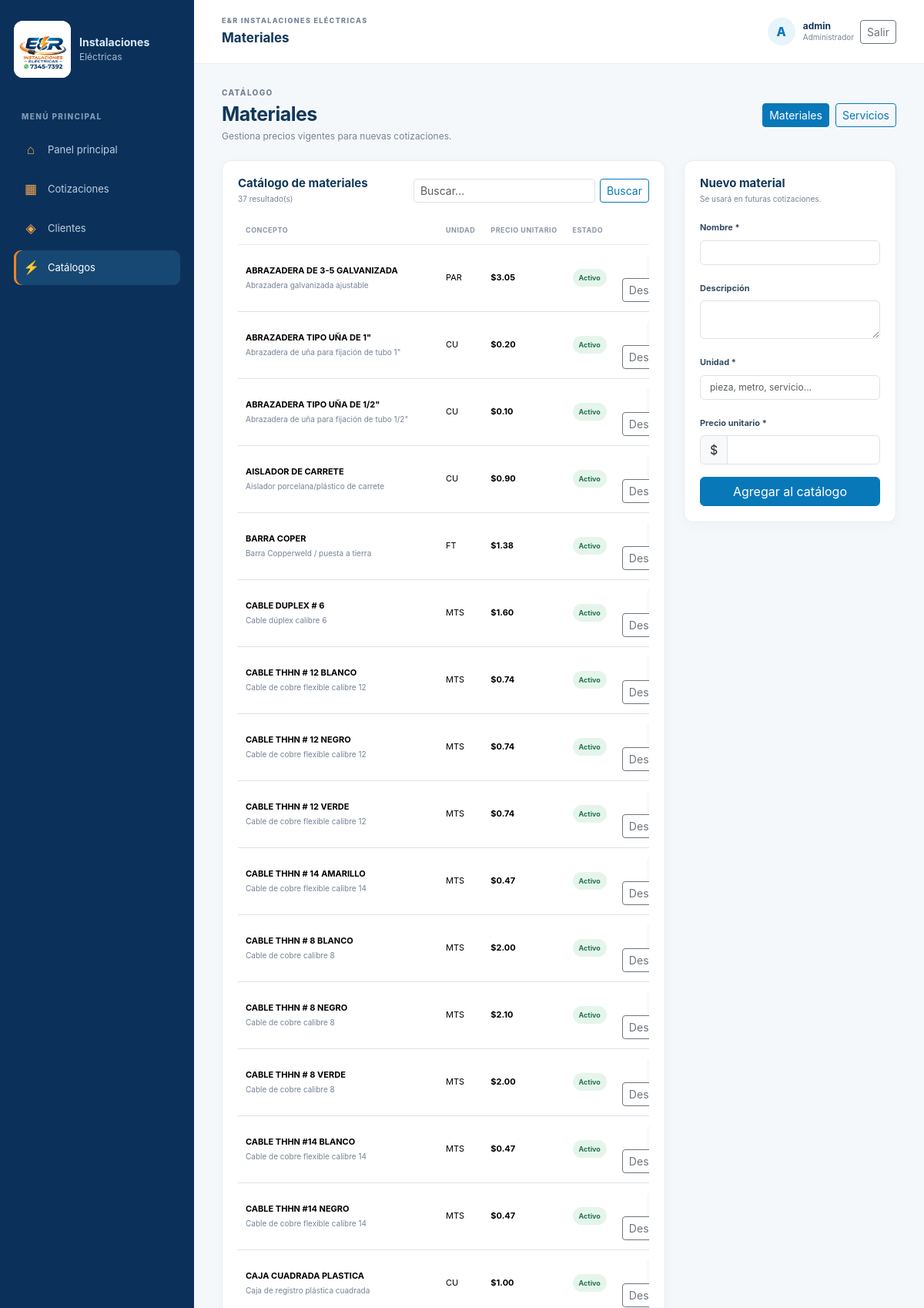
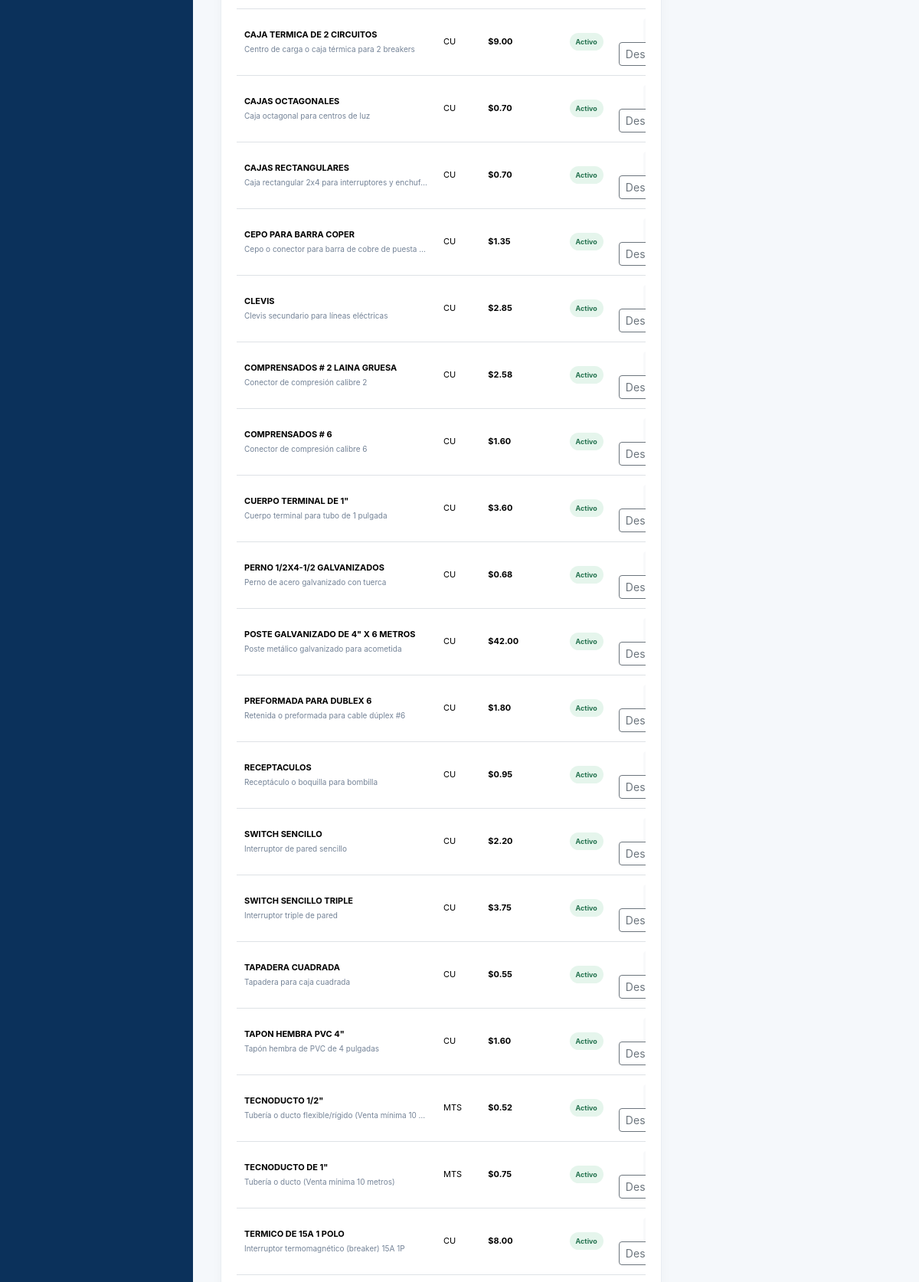
Page /materials.php (signed in, upper part) on the committed database (2 pictures, top to bottom).
### tables this page shows
CREATE TABLE `materiales` (
  `id` bigint(20) UNSIGNED NOT NULL,
  `nombre` varchar(160) NOT NULL,
  `descripcion` text DEFAULT NULL,
  `unidad` varchar(40) NOT NULL,
  `precio_unitario` decimal(12,2) NOT NULL,
  `activo` tinyint(1) NOT NULL DEFAULT 1,
  `creado_en` timestamp NOT NULL DEFAULT current_timestamp(),
  `actualizado_en` timestamp NOT NULL DEFAULT current_timestamp() ON UPDATE current_timestamp()
);

### public/materials.php (called while the page is built, shortened)
<?php
require __DIR__ . '/../app/catalog.php';
render_catalog_page('material');

### app/bootstrap.php (called while the page is built, shortened)
<?php
$config = require __DIR__ . '/../config/config.php';
date_default_timezone_set($config['timezone']);
require_once __DIR__ . '/helpers.php';
function app_config(): array
{
    global $config;
    return $config;
}
function db(): PDO
{
    $database = app_config()['database'];
    $dsn = sprintf(
        'mysql:host=%s;port=%d;dbname=%s;charset=%s',
        $database['host'],
        $database['port'],
        $database['name'],
        $database['charset']
    );
    $connection = new PDO($dsn, $database['username'], $database['password'], [
        PDO::ATTR_ERRMODE => PDO::ERRMODE_EXCEPTION,
        PDO::ATTR_DEFAULT_FETCH_MODE => PDO::FETCH_ASSOC,
        PDO::ATTR_EMULATE_PREPARES => false,
    ]);
    return $connection;
}
function e(string $value): string
{
    return htmlspecialchars($value, ENT_QUOTES | ENT_SUBSTITUTE, 'UTF-8');
}

### app/helpers.php (called while the page is built, shortened)
<?php
function format_money(string|int|float $amount): string
{
    return '$' . number_format((float) $amount, 2, '.', ',');
}
    ?>

### app/catalog.php (the view, shortened to what this page needs)
<?php
require __DIR__ . '/bootstrap.php';
function render_catalog_page(string $type): void
{
    $table = $type === 'material' ? 'materiales' : 'servicios';
    $singular = $type === 'material' ? 'material' : 'servicio';
    $plural = $type === 'material' ? 'materiales' : 'servicios';
    $pageKey = $type === 'material' ? 'materials' : 'services';
    $pageTitle = $type === 'material' ? 'Materiales' : 'Servicios y mano de obra';
    $form = ['nombre' => '', 'descripcion' => '', 'unidad' => '', 'precio_unitario' => ''];
    $editingId = filter_input(INPUT_GET, 'edit', FILTER_VALIDATE_INT) ?: 0;
    $search = trim((string) ($_GET['q'] ?? ''));
    $statement = db()->prepare(
        "SELECT id, nombre, descripcion, unidad, precio_unitario, activo
         FROM {$table}
         WHERE (:search = '' OR nombre LIKE :name_search OR descripcion LIKE :description_search)
         ORDER BY activo DESC, nombre ASC"
    );
    $term = '%' . $search . '%';
    $statement->execute(['search' => $search, 'name_search' => $term, 'description_search' => $term]);
    $items = $statement->fetchAll();
    require __DIR__ . '/views/header.php';
    ?>
    <div class="page-heading">
        <div><div class="eyebrow">CATÁLOGO</div><h1><?= e($pageTitle) ?></h1><p>Gestiona precios vigentes para nuevas cotizaciones.</p></div>
        <div class="catalog-switch">
            <a class="btn btn-sm <?= $type === 'material' ? 'btn-primary' : 'btn-outline-primary' ?>" href="materials.php">Materiales</a>
            <a class="btn btn-sm <?= $type === 'servicio' ? 'btn-primary' : 'btn-outline-primary' ?>" href="services.php">Servicios</a>
        </div>
    </div>
    <div class="row g-4">
        <div class="col-12 col-xl-8 order-2 order-xl-1">
            <section class="data-card">
                <div class="card-heading">
                    <div><h2>Catálogo de <?= e($plural) ?></h2><p><?= count($items) ?> resultado(s)</p></div>
                    <form method="get" class="search-form"><input class="form-control form-control-sm" type="search" name="q" placeholder="Buscar..." value="<?= e($search) ?>"><button class="btn btn-outline-primary btn-sm">Buscar</button></form>
                </div>
                <div class="table-responsive">
                    <table class="table align-middle data-table">
                        <thead><tr><th>Concepto</th><th>Unidad</th><th>Precio unitario</th><th>Estado</th><th class="text-end">Acciones</th></tr></thead>
                        <tbody>
                        <?php foreach ($items as $item): ?>
                            <tr>
                                <td><strong><?= e($item['nombre']) ?></strong><small><?= e($item['descripcion'] ?? 'Sin descripción') ?></small></td>
                                <td><?= e($item['unidad']) ?></td><td><strong><?= e(format_money($item['precio_unitario'])) ?></strong></td>
                                <td><span class="status-pill <?= $item['activo'] ? 'status-active' : 'status-inactive' ?>"><?= $item['activo'] ? 'Activo' : 'Inactivo' ?></span></td>
                                <td class="text-end">
                                    <a class="btn btn-sm btn-light" href="<?= e($pageKey) ?>.php?edit=<?= (int) $item['id'] ?>">Editar</a>
                                    <form method="post" class="d-inline">
                                        <button class="btn btn-sm btn-outline-secondary" type="submit"><?= $item['activo'] ? 'Desactivar' : 'Activar' ?></button>
                                    </form>
                                </td>
                            </tr>
                        <?php endforeach; ?>
                        </tbody>
                    </table>
                </div>
            </section>
        </div>
        <div class="col-12 col-xl-4 order-1 order-xl-2">
            <section class="form-card" id="catalog-form">
                <div class="card-heading"><div><h2><?= $editingId > 0 ? 'Editar ' . e($singular) : 'Nuevo ' . e($singular) ?></h2><p>Se usará en futuras cotizaciones.</p></div></div>
                <form method="post">
                    <label class="form-label" for="nombre">Nombre *</label><input class="form-control mb-3" id="nombre" name="nombre" required maxlength="160" value="<?= e($form['nombre']) ?>">
                    <label class="form-label" for="descripcion">Descripción</label><textarea class="form-control mb-3" id="descripcion" name="descripcion" rows="2"><?= e($form['descripcion']) ?></textarea>
                    <label class="form-label" for="unidad">Unidad *</label><input class="form-control mb-3" id="unidad" name="unidad" required maxlength="40" placeholder="pieza, metro, servicio..." value="<?= e($form['unidad']) ?>">
                    <label class="form-label" for="precio_unitario">Precio unitario *</label><div class="input-group mb-3"><span class="input-group-text">$</span><input class="form-control" id="precio_unitario" name="precio_unitario" type="number" min="0" step="0.01" required value="<?= e($form['precio_unitario']) ?>"></div>
                    <button class="btn btn-primary w-100" type="submit"><?= $editingId > 0 ? 'Guardar cambios' : 'Agregar al catálogo' ?></button>
                </form>
            </section>
        </div>
    </div>
    <?php
    require __DIR__ . '/views/footer.php';
}

### public/assets/css/styles.css (style rules this page uses)
:root { --navy: #0b315b; --blue: #0878b9; --blue-light: #e8f4fb; --orange: #f58220; --ink: #12385a; --muted: #748397; --line: #e8edf2; --surface: #ffffff; --page: #f5f8fb; --bs-primary: #0878b9; --bs-primary-rgb: 8, 120, 185; --bs-link-color: #0878b9; --bs-link-hover-color: #075f91; }
body { color: var(--ink); font-family: Inter, "Segoe UI", Arial, sans-serif; }
.app-body { min-height: 100vh; background: var(--page); }
.sidebar-label, .eyebrow { color: var(--muted); font-size: 10px; font-weight: 800; letter-spacing: 1.35px; }
.btn-primary { border-color: var(--blue); background-color: var(--blue); }
.btn-outline-primary { --bs-btn-color: var(--blue); --bs-btn-border-color: var(--blue); --bs-btn-hover-bg: var(--blue); --bs-btn-hover-border-color: var(--blue); --bs-btn-active-bg: #075f91; --bs-btn-active-border-color: #075f91; --bs-btn-disabled-color: var(--blue); --bs-btn-disabled-border-color: var(--blue); }
.page-heading { display: flex; align-items: center; justify-content: space-between; gap: 16px; margin-bottom: 22px; }
.page-heading h1 { margin: 5px 0; font-size: 25px; font-weight: 750; letter-spacing: -.5px; }
.page-heading p { margin: 0; color: var(--muted); font-size: 12px; }
.page-actions, .catalog-switch { display: flex; flex-wrap: wrap; gap: 8px; }
.data-card, .form-card { padding: 20px; border: 1px solid var(--line); border-radius: 12px; background: var(--surface); box-shadow: 0 4px 16px #18334d08; }
.card-heading { display: flex; align-items: center; justify-content: space-between; gap: 14px; margin-bottom: 15px; }
.card-heading h2, .quote-total-card h2 { margin: 0; font-size: 15px; font-weight: 750; }
.card-heading p { margin: 4px 0 0; color: var(--muted); font-size: 10px; }
.search-form { display: flex; gap: 6px; }
.search-form .form-control { min-width: 155px; }
.data-table { margin: 0; color: var(--ink); font-size: 11px; }
.data-table thead th { padding: 11px 10px; border-bottom-color: var(--line); color: #8997a7; font-size: 9px; font-weight: 750; letter-spacing: .5px; text-transform: uppercase; white-space: nowrap; }
.data-table tbody td { padding: 12px 10px; }
.data-table tbody td small { display: block; max-width: 240px; margin-top: 4px; overflow: hidden; color: var(--muted); font-size: 10px; text-overflow: ellipsis; white-space: nowrap; }
.count-pill, .status-pill { display: inline-flex; align-items: center; padding: 5px 8px; border-radius: 20px; background: #eef3f7; color: #566c80; font-size: 9px; font-weight: 750; white-space: nowrap; }
.status-active, .status-aceptada { color: #24724f; background: #e5f5ec; }
.form-card .form-label { color: #344b62; font-size: 11px; font-weight: 650; }
.form-card .form-control, .form-card .form-select { font-size: 12px; }

### rows in the picture
materiales: nombre "ABRAZADERA DE 3-5 GALVANIZADA", descripcion "Abrazadera galvanizada ajustable", unidad "PAR", precio_unitario "$3.05", activo "Activo"
materiales: nombre "ABRAZADERA TIPO UÑA DE 1\"", descripcion "Abrazadera de uña para fijación de tubo 1\"", unidad "CU", precio_unitario "$0.20", activo "Activo"
materiales: nombre "ABRAZADERA TIPO UÑA DE 1/2\"", descripcion "Abrazadera de uña para fijación de tubo 1/2\"", unidad "CU", precio_unitario "$0.10", activo "Activo"
materiales: nombre "AISLADOR DE CARRETE", descripcion "Aislador porcelana/plástico de carrete", unidad "CU", precio_unitario "$0.90", activo "Activo"
materiales: nombre "BARRA COPER", descripcion "Barra Copperweld / puesta a tierra", unidad "FT", precio_unitario "$1.38", activo "Activo"
materiales: nombre "CABLE DUPLEX # 6", descripcion "Cable dúplex calibre 6", unidad "MTS", precio_unitario "$1.60", activo "Activo"
materiales: nombre "CABLE THHN # 12 BLANCO", descripcion "Cable de cobre flexible calibre 12", unidad "MTS", precio_unitario "$0.74", activo "Activo"
materiales: nombre "CABLE THHN # 12 NEGRO", descripcion "Cable de cobre flexible calibre 12", unidad "MTS", precio_unitario "$0.74", activo "Activo"
materiales: nombre "CABLE THHN # 12 VERDE", descripcion "Cable de cobre flexible calibre 12", unidad "MTS", precio_unitario "$0.74", activo "Activo"
materiales: nombre "CABLE THHN # 14 AMARILLO", descripcion "Cable de cobre flexible calibre 14", unidad "MTS", precio_unitario "$0.47", activo "Activo"
materiales: nombre "CABLE THHN # 8 BLANCO", descripcion "Cable de cobre calibre 8", unidad "MTS", precio_unitario "$2.00", activo "Activo"
materiales: nombre "CABLE THHN # 8 NEGRO", descripcion "Cable de cobre calibre 8", unidad "MTS", precio_unitario "$2.10", activo "Activo"
materiales: nombre "CABLE THHN # 8 VERDE", descripcion "Cable de cobre calibre 8", unidad "MTS", precio_unitario "$2.00", activo "Activo"
materiales: nombre "CABLE THHN #14 BLANCO", descripcion "Cable de cobre flexible calibre 14", unidad "MTS", precio_unitario "$0.47", activo "Activo"
materiales: nombre "CABLE THHN #14 NEGRO", descripcion "Cable de cobre flexible calibre 14", unidad "MTS", precio_unitario "$0.47", activo "Activo"
materiales: nombre "CAJA CUADRADA PLASTICA", descripcion "Caja de registro plástica cuadrada", unidad "CU", precio_unitario "$1.00", activo "Activo"
materiales: nombre "CAJA TERMICA DE 2 CIRCUITOS", descripcion "Centro de carga o caja térmica para 2 breakers", unidad "CU", precio_unitario "$9.00", activo "Activo"
materiales: nombre "CAJAS OCTAGONALES", descripcion "Caja octagonal para centros de luz", unidad "CU", precio_unitario "$0.70", activo "Activo"
materiales: nombre "CAJAS RECTANGULARES", descripcion "Caja rectangular 2x4 para interruptores y enchufes", unidad "CU", precio_unitario "$0.70", activo "Activo"
materiales: nombre "CEPO PARA BARRA COPER", descripcion "Cepo o conector para barra de cobre de puesta…", unidad "CU", precio_unitario "$1.35", activo "Activo"
materiales: nombre "CLEVIS", descripcion "Clevis secundario para líneas eléctricas", unidad "CU", precio_unitario "$2.85", activo "Activo"
materiales: nombre "COMPRENSADOS # 2 LAINA GRUESA", descripcion "Conector de compresión calibre 2", unidad "CU", precio_unitario "$2.58", activo "Activo"
materiales: nombre "COMPRENSADOS # 6", descripcion "Conector de compresión calibre 6", unidad "CU", precio_unitario "$1.60", activo "Activo"
materiales: nombre "CUERPO TERMINAL DE 1\"", descripcion "Cuerpo terminal para tubo de 1 pulgada", unidad "CU", precio_unitario "$3.60", activo "Activo"
materiales: nombre "PERNO 1/2X4-1/2 GALVANIZADOS", descripcion "Perno de acero galvanizado con tuerca", unidad "CU", precio_unitario "$0.68", activo "Activo"
materiales: nombre "POSTE GALVANIZADO DE 4\" X 6 METROS", descripcion "Poste metálico galvanizado para acometida", unidad "CU", precio_unitario "$42.00", activo "Activo"
materiales: nombre "PREFORMADA PARA DUBLEX 6", descripcion "Retenida o preformada para cable dúplex #6", unidad "CU", precio_unitario "$1.80", activo "Activo"
materiales: nombre "RECEPTACULOS", descripcion "Receptáculo o boquilla para bombilla", unidad "CU", precio_unitario "$0.95", activo "Activo"
materiales: nombre "SWITCH SENCILLO", descripcion "Interruptor de pared sencillo", unidad "CU", precio_unitario "$2.20", activo "Activo"
materiales: nombre "SWITCH SENCILLO TRIPLE", descripcion "Interruptor triple de pared", unidad "CU", precio_unitario "$3.75", activo "Activo"
materiales: nombre "TAPADERA CUADRADA", descripcion "Tapadera para caja cuadrada", unidad "CU", precio_unitario "$0.55", activo "Activo"
materiales: nombre "TAPON HEMBRA PVC 4\"", descripcion "Tapón hembra de PVC de 4 pulgadas", unidad "CU", precio_unitario "$1.60", activo "Activo"
materiales: nombre "TECNODUCTO 1/2\"", descripcion "Tubería o ducto flexible/rígido (Venta mínima 10…", unidad "MTS", precio_unitario "$0.52", activo "Activo"
materiales: nombre "TECNODUCTO DE 1\"", descripcion "Tubería o ducto (Venta mínima 10 metros)", unidad "MTS", precio_unitario "$0.75", activo "Activo"
materiales: nombre "TERMICO DE 15A 1 POLO", descripcion "Interruptor termomagnético (breaker) 15A 1P", unidad "CU", precio_unitario "$8.00", activo "Activo"

### other values in the picture
$pageTitle "Materiales"
substr($userName, 0, 1) "A"
$userName "admin"
$userRole "Administrador"
$plural "materiales"
count($items) "37"
$singular "material"
